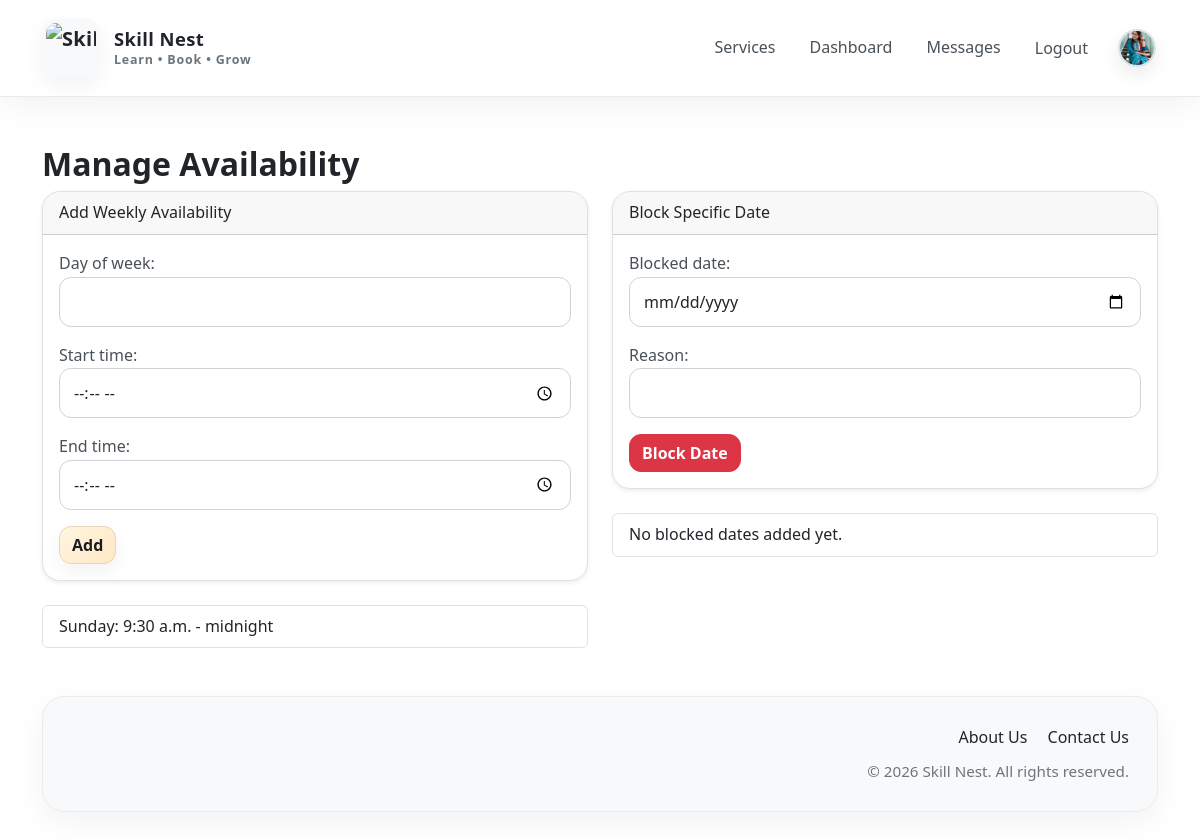
The page /services/provider/availability/ (signed in) on the database its author committed.
### accounts/models.py (models this page shows, shortened)
class User(AbstractUser):
    ROLE_CHOICES = (
        ('learner', 'Learner'),
        ('provider', 'Provider'),
        ('admin_user', 'Admin User'),
    )
    role = models.CharField(max_length=20, choices=ROLE_CHOICES, default='learner')
    email = models.EmailField(unique=True)
    division = models.CharField(max_length=100, blank=True)
    city = models.CharField(max_length=100, blank=True)
    area = models.CharField(max_length=100, blank=True)
    address = models.TextField(blank=True)
    phone = models.CharField(max_length=20, blank=True)
    profile_picture = models.ImageField(upload_to='profiles/', blank=True, null=True)
    is_provider_verified = models.BooleanField(default=False)
    is_suspended = models.BooleanField(default=False)
    temporary_password_sent = models.BooleanField(default=False)
    USERNAME_FIELD = 'email'
    REQUIRED_FIELDS = ['username']

### services/models.py (models this page shows, shortened)
class ProviderAvailability(models.Model):
    provider = models.ForeignKey(settings.AUTH_USER_MODEL, on_delete=models.CASCADE, related_name='availabilities')
    day_of_week = models.CharField(max_length=20)
    start_time = models.TimeField()
    end_time = models.TimeField()

### accounts/decorators.py (the view)
    def wrapper(request, *args, **kwargs):
        if not request.user.is_authenticated:
            messages.error(request, 'Please log in first.')
            return redirect('login')
        if request.user.role != 'provider':
            messages.error(request, 'Only providers can access this page.')
            return redirect('dashboard_redirect')
        return view_func(request, *args, **kwargs)

### services/forms.py
class ProviderAvailabilityForm(forms.ModelForm):
    class Meta:
        model = ProviderAvailability
        fields = ['day_of_week', 'start_time', 'end_time']
        widgets = {
            'day_of_week': forms.TextInput(attrs={'class': 'form-control'}),
            'start_time': forms.TimeInput(attrs={'type': 'time', 'class': 'form-control'}),
            'end_time': forms.TimeInput(attrs={'type': 'time', 'class': 'form-control'}),
        }

class BlockedDateForm(forms.ModelForm):
    class Meta:
        model = BlockedDate
        fields = ['blocked_date', 'reason']
        widgets = {
            'blocked_date': forms.DateInput(attrs={'type': 'date', 'class': 'form-control'}),
            'reason': forms.TextInput(attrs={'class': 'form-control'}),
        }

### services/views.py (called while the page is built, shortened)
@provider_required
def manage_availability(request):
    availabilities = ProviderAvailability.objects.filter(provider=request.user)
    blocked_dates = BlockedDate.objects.filter(provider=request.user)
    availability_form = ProviderAvailabilityForm(request.POST or None, prefix='availability')
    blocked_form = BlockedDateForm(request.POST or None, prefix='blocked')
    return render(request, 'services/manage_availability.html', {
        'availabilities': availabilities,
        'blocked_dates': blocked_dates,
        'availability_form': availability_form,
        'blocked_form': blocked_form,
    })

### templates/services/manage_availability.html (shortened to what this page needs)
{% extends 'base.html' %}
{% block content %}
<h2>Manage Availability</h2>
<div class="row">
    <div class="col-md-6">
        <div class="card shadow-sm mb-4">
            <div class="card-header">Add Weekly Availability</div>
            <div class="card-body">
                <form method="post">
                    {{ availability_form.as_p }}
                    <button name="save_availability" class="btn btn-primary">Add</button>
                </form>
            </div>
        </div>
        <ul class="list-group">
            {% for item in availabilities %}
                <li class="list-group-item">{{ item.day_of_week }}: {{ item.start_time }} - {{ item.end_time }}</li>
            {% empty %}
                <li class="list-group-item">No availability added yet.</li>
            {% endfor %}
        </ul>
    </div>
    <div class="col-md-6">
        <div class="card shadow-sm mb-4">
            <div class="card-header">Block Specific Date</div>
            <div class="card-body">
                <form method="post">
                    {{ blocked_form.as_p }}
                    <button name="save_blocked" class="btn btn-danger">Block Date</button>
                </form>
            </div>
        </div>
        <ul class="list-group">
            {% for item in blocked_dates %}
                <li class="list-group-item">{{ item.blocked_date }} - {{ item.reason }}</li>
            {% empty %}
                <li class="list-group-item">No blocked dates added yet.</li>
            {% endfor %}
        </ul>
    </div>
</div>
{% endblock %}

### templates/base.html (shortened to what this page needs)
{% load static %}
<!DOCTYPE html>
<html lang="en">
<head>
    <link href="https://cdn.jsdelivr.net/npm/bootstrap@5.3.3/dist/css/bootstrap.min.css" rel="stylesheet">
    <link rel="stylesheet" href="{% static 'css/style.css' %}">
</head>
<body class="skillnest-body d-flex flex-column min-vh-100">
<nav class="navbar navbar-expand-lg skillnest-navbar sticky-top">
    <div class="container">
        <a class="navbar-brand skillnest-brand" href="{% url 'home' %}">
            <img src="{% static 'img/logo.png' %}" alt="Skill Nest Logo" class="skillnest-logo">
            <div class="brand-text-wrap">
                <span class="brand-title">Skill Nest</span>
                <span class="brand-subtitle">Learn • Book • Grow</span>
            </div>
        </a>
        <div class="collapse navbar-collapse" id="navbarNav">
            {% if user.is_authenticated %}
                <ul class="navbar-nav ms-auto align-items-lg-center nav-gap">
                    <li class="nav-item">
                        <a class="nav-link skillnest-nav-link {% if request.resolver_match.url_name == 'service_list' %}active{% endif %}"
                           href="{% url 'service_list' %}">Services</a>
                    </li>
                    <li class="nav-item">
                        <a class="nav-link skillnest-nav-link {% if request.resolver_match.url_name == 'dashboard_redirect' %}active{% endif %}"
                           href="{% url 'dashboard_redirect' %}">Dashboard</a>
                    </li>
                    <li class="nav-item">
                        <a class="nav-link skillnest-nav-link {% if request.resolver_match.url_name == 'inbox' %}active{% endif %}"
                           href="{% url 'inbox' %}">Messages</a>
                    </li>
                    <li class="nav-item">
                        <form method="post" action="{% url 'logout' %}" class="d-inline">
                            <button type="submit" class="nav-link btn btn-link text-decoration-none skillnest-nav-link navbar-logout-btn">
                                Logout
                            </button>
                        </form>
                    </li>
                    <li class="nav-item ms-lg-2">
                        <a class="navbar-profile-link" href="{% url 'profile_manage' %}" title="Profile">
                            {% if user.profile_picture %}
                                <img src="{{ user.profile_picture.url }}"
                                     alt="Profile"
                                     class="navbar-profile-img">
                            {% else %}
                                <div class="navbar-profile-placeholder">
                                    {{ user.username|first|upper }}
                                </div>
                            {% endif %}
                        </a>
                    </li>
                </ul>
            {% endif %}
        </div>
    </div>
</nav>
<main class="container mt-4 mt-lg-5 flex-grow-1">
    {% block content %}{% endblock %}
</main>
<footer class="skillnest-footer mt-5">
    <div class="container">
        <div class="footer-shell">
            <div class="row g-4 align-items-center">
                <div class="col-lg-6">
                </div>
                <div class="col-lg-6 text-lg-end">
                    <div class="footer-links mb-2">
                        <a href="{% url 'about_us' %}" class="footer-link me-3">About Us</a>
                        <a href="{% url 'contact_us' %}" class="footer-link">Contact Us</a>
                    </div>
                    <p class="footer-copy mb-0">© 2026 Skill Nest. All rights reserved.</p>
                </div>
            </div>
        </div>
    </div>
</footer>
</body>
</html>

### static/css/style.css (style rules this page uses)
:root { --bg-primary: #ffffff; --bg-secondary: #f8f9fa; --bg-elevated: #ffffff; --bg-soft: #f1f3f5; --border-color: #dee2e6; --text-primary: #212529; --text-secondary: #495057; --text-muted: #6c757d; --accent-blue: #FFF5E1; --accent-teal: #FFEED9; --accent-gold: #FFE4C4; --accent-highlight: #FFF8EC; --success-dark: #d4edda; --danger-dark: #f8d7da; --warning-dark: #fff3cd; --info-dark: #d1ecf1; --shadow-soft: 0 10px 30px rgba(0, 0, 0, 0.05); --shadow-card: 0 12px 35px rgba(0, 0, 0, 0.08); --radius-lg: 18px; --radius-md: 14px; --radius-sm: 10px; --transition: all 0.28s ease; }
html { scroll-behavior: smooth; }
body.skillnest-body { background: #ffffff; color: var(--text-primary); font-family: "Segoe UI", Tahoma, Geneva, Verdana, sans-serif; line-height: 1.6; }
h1, h2, h3, h4, h5, h6 { color: var(--text-primary); font-weight: 700; }
p, li, span, label, small { color: var(--text-secondary); }
a { color: #856404; transition: var(--transition); }
.section-card, .card { background: var(--bg-primary); border: 1px solid var(--border-color); border-radius: var(--radius-lg); box-shadow: var(--shadow-card); color: var(--text-primary); }
.card { overflow: hidden; }
.form-control, .form-select, textarea { background-color: #ffffff; border: 1px solid #ced4da; color: var(--text-primary); border-radius: 12px; padding: 12px 14px; }
.form-control::placeholder, textarea::placeholder { color: var(--text-muted); }
.btn { border-radius: 12px; font-weight: 600; transition: var(--transition); }
.btn-primary { background: linear-gradient(135deg, var(--accent-blue), #ffe8c4); border: 1px solid #e6d5b8; color: #1b1c1f; box-shadow: 0 8px 18px rgba(0, 0, 0, 0.05); font-weight: 600; border-radius: 12px; transition: var(--transition); }
.skillnest-navbar { background: rgba(255, 255, 255, 0.96); backdrop-filter: blur(14px); border-bottom: 1px solid #e9ecef; box-shadow: 0 10px 30px rgba(0, 0, 0, 0.05); padding-top: 14px; padding-bottom: 14px; }
.skillnest-brand { display: inline-flex; align-items: center; gap: 12px; text-decoration: none; font-weight: 700; color: var(--text-primary) !important; letter-spacing: 0.3px; }
.skillnest-nav-link { color: var(--text-secondary) !important; font-weight: 500; position: relative; padding: 10px 14px !important; border-radius: 10px; transition: var(--transition); }
.nav-gap { gap: 6px; }
.navbar-profile-link { display: flex; align-items: center; justify-content: center; text-decoration: none; padding: 2px; border-radius: 50%; transition: var(--transition); }
.navbar-profile-img { width: 38px; height: 38px; min-width: 38px; min-height: 38px; max-width: 38px; max-height: 38px; object-fit: cover; border-radius: 50%; border: 2px solid #dee2e6; display: block; box-shadow: 0 8px 18px rgba(0, 0, 0, 0.08); }
.navbar-logout-btn { border: none; background: none; padding: 10px 14px !important; }
.skillnest-footer { padding: 0 0 30px; }
.footer-shell { background: #f8f9fa; border: 1px solid #e9ecef; border-radius: 22px; padding: 28px; box-shadow: var(--shadow-soft); }
.footer-link { color: var(--text-primary); text-decoration: none; font-weight: 500; }
.footer-copy { color: var(--text-muted); font-size: 0.95rem; }
.skillnest-brand { display: inline-flex; align-items: center; gap: 14px; text-decoration: none; color: var(--text-primary) !important; }
.skillnest-logo { width: 58px; height: 58px; object-fit: contain; border-radius: 14px; padding: 4px; background: #f8f9fa; box-shadow: 0 8px 22px rgba(0, 0, 0, 0.05); }
.brand-text-wrap { display: flex; flex-direction: column; line-height: 1.1; }
.brand-title { font-size: 1.15rem; font-weight: 700; color: var(--text-primary); letter-spacing: 0.4px; }
.brand-subtitle { font-size: 0.78rem; color: var(--text-muted); letter-spacing: 0.8px; margin-top: 4px; }

### rows shown on the page
User: profile_picture (picture)
ProviderAvailability: day_of_week "Sunday", start_time "9:30 a.m.", end_time "midnight"
